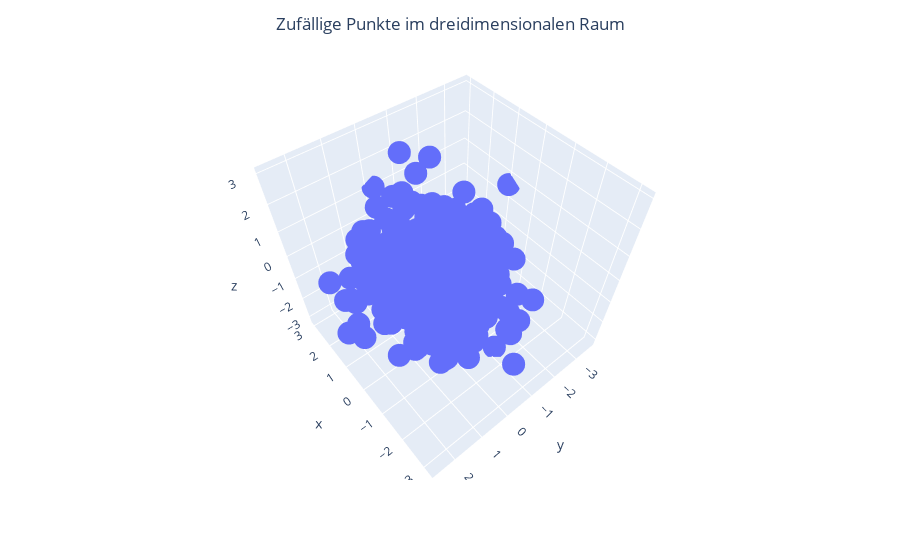

The code cell stored with this chart in its notebook:
### Markdown cell above
## Plotly
Auch Plotly bietet die Möglichkeit interaktive dreidimensionale Darstellungen zu erhalten. Die Daten für den 3D Scatterplot aus dem Abschnitt für Matplotlib verwenden wir weiter. Damit erzeugen wir jetzt eine Plotly-Ausgabe. Hier können wir direkt, ohne weitere Vorbereitungen, die Ansicht verändern und das Ergebnis auch wieder abspeichern.

### Code cell
import plotly.express as px

fig = px.scatter_3d(x=x, y=y, z=z)

fig.update_layout(title='Zufällige Punkte im dreidimensionalen Raum',
                  title_x=0.5
                  )

### Figure 1 — Plotly figure (JSON) as saved in the notebook; plotly's stock layout.template omitted (floating-point values rounded to 4 significant figures; data arrays with more than 128 entries replaced by an {"elided": "..."} marker saying what was removed)
{"data": [{"hovertemplate": "x=%{x}<br>y=%{y}<br>z=%{z}<extra></extra>", "legendgroup": "", "marker": {"color": "#636efa", "symbol": "circle"}, "mode": "markers", "name": "", "scene": "scene", "showlegend": false, "type": "scatter3d", "x": {"elided": "400 float values"}, "y": {"elided": "400 float values"}, "z": {"elided": "400 float values"}}], "layout": {"autosize": true, "legend": {"tracegroupgap": 0}, "margin": {"t": 60}, "scene": {"aspectmode": "auto", "aspectratio": {"x": 0.999, "y": 1.007, "z": 0.9937}, "camera": {"center": {"x": 0, "y": 0, "z": 0}, "eye": {"x": -1.07, "y": 0.8779, "z": 1.665}, "projection": {"type": "perspective"}, "up": {"x": 0, "y": 0, "z": 1}}, "domain": {"x": [0, 1], "y": [0, 1]}, "xaxis": {"title": {"text": "x"}, "type": "linear"}, "yaxis": {"title": {"text": "y"}, "type": "linear"}, "zaxis": {"title": {"text": "z"}, "type": "linear"}}, "title": {"text": "Zufällige Punkte im dreidimensionalen Raum", "x": 0.5}}}
